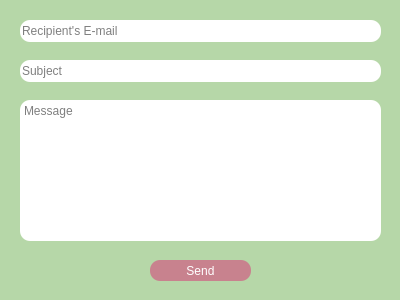
<?xml version="1.0" encoding="UTF-8"?>
<ui version="4.0">
 <class>mailDialog</class>
 <widget class="QDialog" name="mailDialog">
  <property name="geometry">
   <rect>
    <x>0</x>
    <y>0</y>
    <width>400</width>
    <height>300</height>
   </rect>
  </property>
  <property name="windowTitle">
   <string>Dialog</string>
  </property>
  <property name="styleSheet">
   <string notr="true">QWidget
{
	background-color: rgb(182, 215, 168);
}</string>
  </property>
  <widget class="QLineEdit" name="recipient">
   <property name="geometry">
    <rect>
     <x>20</x>
     <y>20</y>
     <width>361</width>
     <height>22</height>
    </rect>
   </property>
   <property name="styleSheet">
    <string notr="true">QLineEdit
{
	background-color: rgb(255, 255, 255);
	border-radius: 10px;
	font: 10pt &quot;Berlin Sans FB&quot;;
}</string>
   </property>
   <property name="placeholderText">
    <string>Recipient's E-mail</string>
   </property>
  </widget>
  <widget class="QLineEdit" name="subject">
   <property name="geometry">
    <rect>
     <x>20</x>
     <y>60</y>
     <width>361</width>
     <height>22</height>
    </rect>
   </property>
   <property name="styleSheet">
    <string notr="true">QLineEdit
{
	background-color: rgb(255, 255, 255);
	border-radius: 10px;
	font: 10pt &quot;Berlin Sans FB&quot;;
}</string>
   </property>
   <property name="placeholderText">
    <string>Subject</string>
   </property>
  </widget>
  <widget class="QTextEdit" name="message">
   <property name="geometry">
    <rect>
     <x>20</x>
     <y>100</y>
     <width>361</width>
     <height>141</height>
    </rect>
   </property>
   <property name="styleSheet">
    <string notr="true">QTextEdit
{
	background-color: rgb(255, 255, 255);
	border-radius: 10px;
	font: 10pt &quot;Berlin Sans FB&quot;;
}</string>
   </property>
   <property name="placeholderText">
    <string>Message</string>
   </property>
  </widget>
  <widget class="QPushButton" name="sendButton">
   <property name="geometry">
    <rect>
     <x>150</x>
     <y>260</y>
     <width>101</width>
     <height>21</height>
    </rect>
   </property>
   <property name="styleSheet">
    <string notr="true">QPushButton
{
	color: rgb(255, 255, 255);
	background-color: rgb(200, 130, 142);
	font: 10pt &quot;Berlin Sans FB&quot;;
	border-radius: 10px;
}

QPushButton:hover
{
	color: rgb(255, 255, 255);
	font: 12pt &quot;Berlin Sans FB&quot;;
	background-color: rgb(167, 82, 97);
	border-radius: 10px;
}</string>
   </property>
   <property name="text">
    <string>Send</string>
   </property>
  </widget>
 </widget>
 <resources/>
 <connections/>
</ui>
